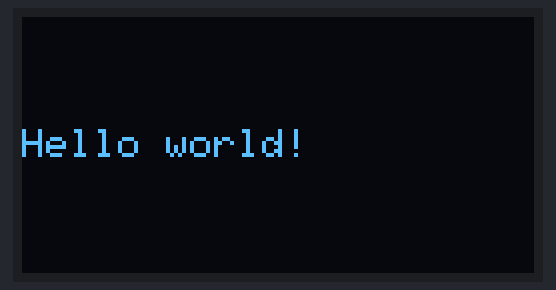
This sketch was run on a simulated Arduino Uno, built with avr-gcc and run on an emulated ATmega328P. Shown: 128×64 one-colour display.

Above: at 0.1 s.
At 2.1 s:
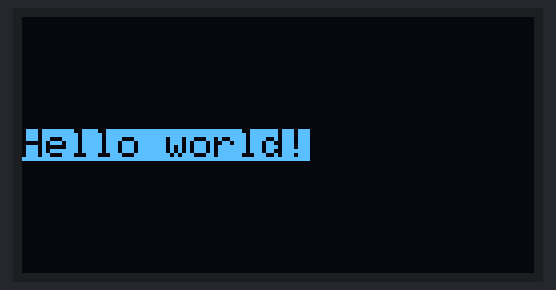
At 4.2 s:
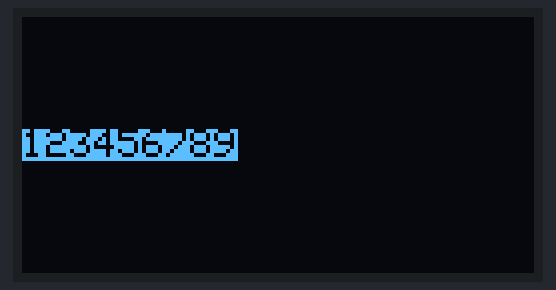
At 8.2 s:
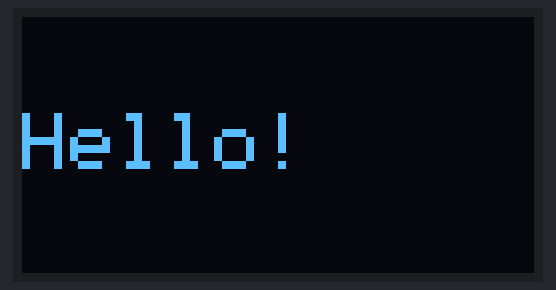
At 15.2 s:
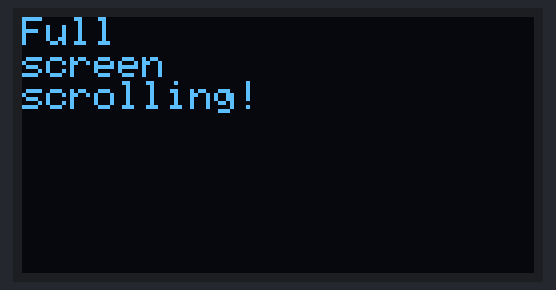
At 26.3 s:
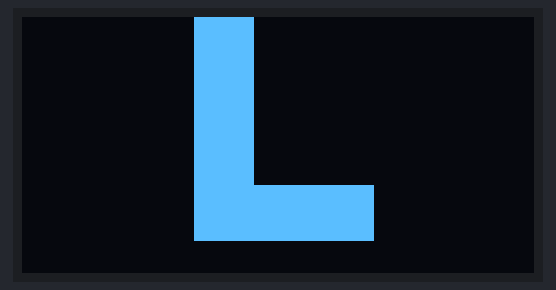

The sketch:

14_IIC_OLED.ino
```cpp
/*
  This code initializes an OLED display (SSD1306) using the Adafruit SSD1306 library,
  and displays various text, numbers, and scroll animations on the screen.
  Note: Arduino IDE version 2.2 or above
  Board: Arduino Uno R4 (or R3)
  Component:  OLED (SSD1306)
  Library: https://github.com/adafruit/Adafruit_SSD1306 (Adafruit SSD1306 by Adafruit)
           https://github.com/adafruit/Adafruit-GFX-Library (Adafruit GFX Library by Adafruit)
*/

#include <SPI.h>
#include <Wire.h>
#include <Adafruit_GFX.h>
#include <Adafruit_SSD1306.h>

#define SCREEN_WIDTH 128  // OLED display width, in pixels
#define SCREEN_HEIGHT 64  // OLED display height, in pixels

// Declaration for SSD1306 display connected using I2C
#define OLED_RESET -1  // Reset pin # (or -1 if sharing Arduino reset pin)
#define SCREEN_ADDRESS 0x3C
Adafruit_SSD1306 display(SCREEN_WIDTH, SCREEN_HEIGHT, &Wire, OLED_RESET);

//Bitmap data
//64x64px
const unsigned char PROGMEM L_Icon[] = {
	0x00, 0x1f, 0xff, 0xc0, 0x00, 0x00, 0x00, 0x00, 0x00, 0x1f, 0xff, 0xc0, 0x00, 0x00, 0x00, 0x00,
	0x00, 0x1f, 0xff, 0xc0, 0x00, 0x00, 0x00, 0x00, 0x00, 0x1f, 0xff, 0xc0, 0x00, 0x00, 0x00, 0x00,
	0x00, 0x1f, 0xff, 0xc0, 0x00, 0x00, 0x00, 0x00, 0x00, 0x1f, 0xff, 0xc0, 0x00, 0x00, 0x00, 0x00,
	0x00, 0x1f, 0xff, 0xc0, 0x00, 0x00, 0x00, 0x00, 0x00, 0x1f, 0xff, 0xc0, 0x00, 0x00, 0x00, 0x00,
	0x00, 0x1f, 0xff, 0xc0, 0x00, 0x00, 0x00, 0x00, 0x00, 0x1f, 0xff, 0xc0, 0x00, 0x00, 0x00, 0x00,
	0x00, 0x1f, 0xff, 0xc0, 0x00, 0x00, 0x00, 0x00, 0x00, 0x1f, 0xff, 0xc0, 0x00, 0x00, 0x00, 0x00,
	0x00, 0x1f, 0xff, 0xc0, 0x00, 0x00, 0x00, 0x00, 0x00, 0x1f, 0xff, 0xc0, 0x00, 0x00, 0x00, 0x00,
	0x00, 0x1f, 0xff, 0xc0, 0x00, 0x00, 0x00, 0x00, 0x00, 0x1f, 0xff, 0xc0, 0x00, 0x00, 0x00, 0x00,
	0x00, 0x1f, 0xff, 0xc0, 0x00, 0x00, 0x00, 0x00, 0x00, 0x1f, 0xff, 0xc0, 0x00, 0x00, 0x00, 0x00,
	0x00, 0x1f, 0xff, 0xc0, 0x00, 0x00, 0x00, 0x00, 0x00, 0x1f, 0xff, 0xc0, 0x00, 0x00, 0x00, 0x00,
	0x00, 0x1f, 0xff, 0xc0, 0x00, 0x00, 0x00, 0x00, 0x00, 0x1f, 0xff, 0xc0, 0x00, 0x00, 0x00, 0x00,
	0x00, 0x1f, 0xff, 0xc0, 0x00, 0x00, 0x00, 0x00, 0x00, 0x1f, 0xff, 0xc0, 0x00, 0x00, 0x00, 0x00,
	0x00, 0x1f, 0xff, 0xc0, 0x00, 0x00, 0x00, 0x00, 0x00, 0x1f, 0xff, 0xc0, 0x00, 0x00, 0x00, 0x00,
	0x00, 0x1f, 0xff, 0xc0, 0x00, 0x00, 0x00, 0x00, 0x00, 0x1f, 0xff, 0xc0, 0x00, 0x00, 0x00, 0x00,
	0x00, 0x1f, 0xff, 0xc0, 0x00, 0x00, 0x00, 0x00, 0x00, 0x1f, 0xff, 0xc0, 0x00, 0x00, 0x00, 0x00,
	0x00, 0x1f, 0xff, 0xc0, 0x00, 0x00, 0x00, 0x00, 0x00, 0x1f, 0xff, 0xc0, 0x00, 0x00, 0x00, 0x00,
	0x00, 0x1f, 0xff, 0xc0, 0x00, 0x00, 0x00, 0x00, 0x00, 0x1f, 0xff, 0xc0, 0x00, 0x00, 0x00, 0x00,
	0x00, 0x1f, 0xff, 0xc0, 0x00, 0x00, 0x00, 0x00, 0x00, 0x1f, 0xff, 0xc0, 0x00, 0x00, 0x00, 0x00,
	0x00, 0x1f, 0xff, 0xc0, 0x00, 0x00, 0x00, 0x00, 0x00, 0x1f, 0xff, 0xc0, 0x00, 0x00, 0x00, 0x00,
	0x00, 0x1f, 0xff, 0xc0, 0x00, 0x00, 0x00, 0x00, 0x00, 0x1f, 0xff, 0xc0, 0x00, 0x00, 0x00, 0x00,
	0x00, 0x1f, 0xff, 0xc0, 0x00, 0x00, 0x00, 0x00, 0x00, 0x1f, 0xff, 0xc0, 0x00, 0x00, 0x00, 0x00,
	0x00, 0x1f, 0xff, 0xff, 0xff, 0xff, 0xff, 0x00, 0x00, 0x1f, 0xff, 0xff, 0xff, 0xff, 0xff, 0x00,
	0x00, 0x1f, 0xff, 0xff, 0xff, 0xff, 0xff, 0x00, 0x00, 0x1f, 0xff, 0xff, 0xff, 0xff, 0xff, 0x00,
	0x00, 0x1f, 0xff, 0xff, 0xff, 0xff, 0xff, 0x00, 0x00, 0x1f, 0xff, 0xff, 0xff, 0xff, 0xff, 0x00,
	0x00, 0x1f, 0xff, 0xff, 0xff, 0xff, 0xff, 0x00, 0x00, 0x1f, 0xff, 0xff, 0xff, 0xff, 0xff, 0x00,
	0x00, 0x1f, 0xff, 0xff, 0xff, 0xff, 0xff, 0x00, 0x00, 0x1f, 0xff, 0xff, 0xff, 0xff, 0xff, 0x00,
	0x00, 0x1f, 0xff, 0xff, 0xff, 0xff, 0xff, 0x00, 0x00, 0x1f, 0xff, 0xff, 0xff, 0xff, 0xff, 0x00,
	0x00, 0x1f, 0xff, 0xff, 0xff, 0xff, 0xff, 0x00, 0x00, 0x1f, 0xff, 0xff, 0xff, 0xff, 0xff, 0x00,
	0x00, 0x00, 0x00, 0x00, 0x00, 0x00, 0x00, 0x00, 0x00, 0x00, 0x00, 0x00, 0x00, 0x00, 0x00, 0x00,
	0x00, 0x00, 0x00, 0x00, 0x00, 0x00, 0x00, 0x00, 0x00, 0x00, 0x00, 0x00, 0x00, 0x00, 0x00, 0x00,
	0x00, 0x00, 0x00, 0x00, 0x00, 0x00, 0x00, 0x00, 0x00, 0x00, 0x00, 0x00, 0x00, 0x00, 0x00, 0x00,
	0x00, 0x00, 0x00, 0x00, 0x00, 0x00, 0x00, 0x00, 0x00, 0x00, 0x00, 0x00, 0x00, 0x00, 0x00, 0x00
};


void setup() {
  Serial.begin(9600);

  // initialize the OLED object
  if (!display.begin(SSD1306_SWITCHCAPVCC, SCREEN_ADDRESS)) {
    Serial.println(F("SSD1306 allocation failed"));
    for (;;)
      ;
  }

  // Clear the buffer.
  display.clearDisplay();

  // Display Text
  display.setTextSize(1);       // Set text size
  display.setTextColor(WHITE);  // Set text color
  display.setCursor(0, 28);     // Set cursor position
  display.println("Hello world!");
  display.display();  // Display the content on the screen
  delay(2000);
  display.clearDisplay();  // Clear the screen

  // Display Inverted Text
  display.setTextColor(BLACK, WHITE);  // 'inverted' text
  display.setCursor(0, 28);
  display.println("Hello world!");
  display.display();
  delay(2000);
  display.clearDisplay();

  // Display Numbers
  display.setTextSize(1);
  display.setCursor(0, 28);
  display.println(123456789);
  display.display();
  delay(2000);
  display.clearDisplay();

  // Display ASCII Characters
  display.setCursor(0, 24);
  display.setTextSize(2);
  for (int i = 1; i < 8; i++) {
    display.write(i);
  }
  display.display();
  delay(2000);
  display.clearDisplay();

  // Changing Font Size
  display.setTextColor(WHITE);
  display.setCursor(0, 24);
  display.setTextSize(2);
  display.println("Hello!");
  display.display();
  delay(2000);
  display.clearDisplay();

  // Scroll full screen
  display.setCursor(0, 0);
  display.setTextSize(1);
  display.println("Full");
  display.println("screen");
  display.println("scrolling!");
  display.display();
  display.startscrollright(0x00, 0x07);  // Scroll the screen to the right
  delay(5000);
  display.stopscroll();
  delay(1000);
  display.startscrollleft(0x00, 0x07);  // Scroll the screen to the left
  delay(5000);
  display.stopscroll();
  delay(1000);
  display.clearDisplay();

  // Scroll part of the screen
  display.setCursor(0, 0);
  display.setTextSize(1);
  display.println("Scroll");
  display.println("some part");
  display.println("of the screen.");
  display.display();
  display.startscrollright(0x00, 0x00);  // Scroll the first column of the screen to the right
  delay(4000);
  display.stopscroll();
  display.clearDisplay();

  // Display bitmap
  display.drawBitmap(32, 0, L_Icon, 64, 64, WHITE);
  display.display();
}

void loop() {
}
```

Measured:
- what the display in image 1 shows lasts 2.0 s, from 2.1 s to 4.1 s
- what the display in image 4 shows lasts 1.3 s, from 15.2 s to 16.5 s
